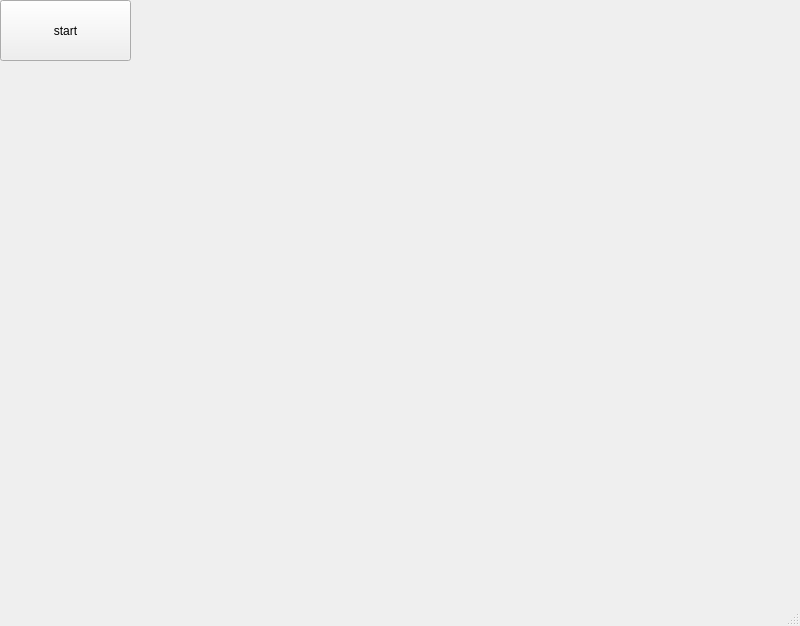
<?xml version="1.0" encoding="UTF-8"?>
<ui version="4.0">
 <class>VideoStreamer</class>
 <widget class="QMainWindow" name="VideoStreamer">
  <property name="geometry">
   <rect>
    <x>0</x>
    <y>0</y>
    <width>800</width>
    <height>626</height>
   </rect>
  </property>
  <property name="windowTitle">
   <string>MainWindow</string>
  </property>
  <widget class="QWidget" name="centralwidget">
   <widget class="QPushButton" name="streamButton">
    <property name="geometry">
     <rect>
      <x>0</x>
      <y>0</y>
      <width>131</width>
      <height>61</height>
     </rect>
    </property>
    <property name="text">
     <string>start</string>
    </property>
   </widget>
  </widget>
  <widget class="QMenuBar" name="menubar">
   <property name="geometry">
    <rect>
     <x>0</x>
     <y>0</y>
     <width>800</width>
     <height>22</height>
    </rect>
   </property>
  </widget>
  <widget class="QStatusBar" name="statusbar"/>
 </widget>
 <resources/>
 <connections/>
</ui>
